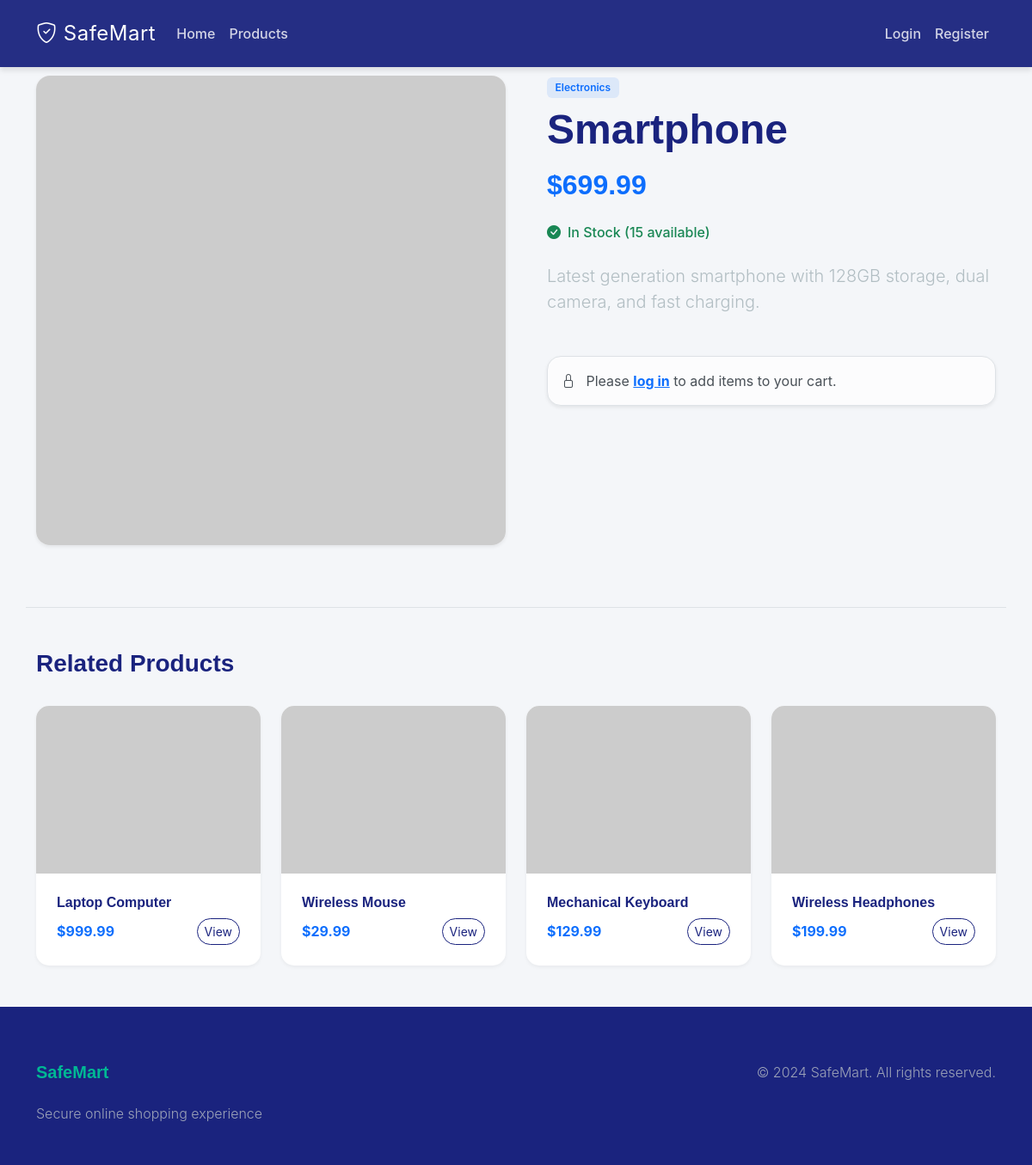
The page /product/smartphone on the database its author committed.
### app/models.py (models this page shows, shortened)
class Category(db.Model):
    __tablename__ = 'categories'
    id = db.Column(db.Integer, primary_key=True)
    name = db.Column(db.String(100), unique=True, nullable=False, index=True)
    slug = db.Column(db.String(100), unique=True, nullable=False, index=True)
    description = db.Column(db.Text)
    created_at = db.Column(db.DateTime, default=datetime.utcnow, nullable=False)
    products = db.relationship('Product', backref='category', lazy='dynamic', cascade='all, delete-orphan')

class Product(db.Model):
    __tablename__ = 'products'
    id = db.Column(db.Integer, primary_key=True)
    name = db.Column(db.String(200), nullable=False, index=True)
    slug = db.Column(db.String(200), unique=True, nullable=False, index=True)
    description = db.Column(db.Text, nullable=False)
    price = db.Column(db.Numeric(10, 2), nullable=False)
    stock = db.Column(db.Integer, default=0, nullable=False)
    image = db.Column(db.String(255))
    category_id = db.Column(db.Integer, db.ForeignKey('categories.id'), nullable=False)
    is_active = db.Column(db.Boolean, default=True, nullable=False)
    created_at = db.Column(db.DateTime, default=datetime.utcnow, nullable=False)
    updated_at = db.Column(db.DateTime, default=datetime.utcnow, onupdate=datetime.utcnow)
    order_items = db.relationship('OrderItem', backref='product', lazy='dynamic', cascade='all, delete-orphan')
    cart_items = db.relationship('CartItem', backref='product', lazy='dynamic', cascade='all, delete-orphan')
    def is_in_stock(self):
        return self.stock > 0 and self.is_active

### app/main/routes.py (the view)
@main_bp.route('/product/<slug>')
def product_detail(slug):
    product = Product.query.filter_by(slug=slug, is_active=True).first_or_404()
    related_products = Product.query.filter(
        Product.category_id == product.category_id,
        Product.id != product.id,
        Product.is_active == True
    ).limit(4).all()
    return render_template('main/product_detail.html',
                         title=product.name,
                         product=product,
                         related_products=related_products)

### app/templates/main/product_detail.html
{% extends "base.html" %}
{% block content %}
<div class="row animate__animated animate__fadeIn">
    <div class="col-md-6 mb-4">
        <div class="card border-0 shadow-sm overflow-hidden rounded-4">
            <img src="{{ product|product_image }}" class="img-fluid w-100" alt="{{ product.name }}"
                style="object-fit: cover;"
                onerror="this.onerror=null; this.src='https://via.placeholder.com/500x500?text={{ product.name|urlencode }}';">
        </div>
    </div>
    <div class="col-md-6">
        <div class="ps-md-4">
            <span class="badge bg-primary bg-opacity-10 text-primary mb-2">{{ product.category.name }}</span>
            <h1 class="display-5 fw-bold mb-3">{{ product.name }}</h1>
            <h2 class="text-primary fw-bold mb-4">${{ "%.2f"|format(product.price) }}</h2>
            <div class="mb-4">
                {% if product.is_in_stock() %}
                <div class="d-flex align-items-center text-success">
                    <i class="bi bi-check-circle-fill me-2"></i>
                    <span class="fw-medium">In Stock ({{ product.stock }} available)</span>
                </div>
                {% else %}
                <div class="d-flex align-items-center text-danger">
                    <i class="bi bi-x-circle-fill me-2"></i>
                    <span class="fw-medium">Out of Stock</span>
                </div>
                {% endif %}
            </div>
            <p class="lead text-muted mb-5">{{ product.description }}</p>
            {% if current_user.is_authenticated and product.is_in_stock() %}
            <div class="card bg-light border-0 rounded-4 p-4">
                <form method="POST" action="{{ url_for('main.add_to_cart', product_id=product.id) }}">
                    <div class="row g-3 align-items-end">
                        <div class="col-md-4">
                            <label for="quantity" class="form-label fw-bold">Quantity</label>
                            <input type="number" name="quantity" id="quantity" value="1" min="1"
                                max="{{ product.stock }}" class="form-control form-control-lg">
                        </div>
                        <div class="col-md-8">
                            <button type="submit" class="btn btn-primary btn-lg w-100">
                                <i class="bi bi-cart-plus me-2"></i> Add to Cart
                            </button>
                        </div>
                    </div>
                </form>
            </div>
            {% elif not current_user.is_authenticated %}
            <div class="alert alert-light border shadow-sm rounded-4">
                <i class="bi bi-lock me-2"></i> Please <a href="{{ url_for('auth.login') }}" class="fw-bold">log in</a>
                to add items to your cart.
            </div>
            {% endif %}
        </div>
    </div>
</div>
{% if related_products %}
<div class="row mt-5 pt-5 border-top">
    <div class="col-12 mb-4">
        <h3 class="fw-bold">Related Products</h3>
    </div>
    {% for product in related_products %}
    <div class="col-md-6 col-lg-3 mb-4">
        <div class="card product-card h-100">
            <div class="card-img-wrapper">
                <img src="{{ product|product_image }}" class="card-img-top" alt="{{ product.name }}"
                    onerror="this.onerror=null; this.src='https://via.placeholder.com/400x400?text={{ product.name|urlencode }}';">
            </div>
            <div class="card-body d-flex flex-column">
                <h5 class="card-title h6">{{ product.name }}</h5>
                <div class="mt-auto d-flex justify-content-between align-items-center">
                    <span class="text-primary fw-bold">${{ "%.2f"|format(product.price) }}</span>
                    <a href="{{ url_for('main.product_detail', slug=product.slug) }}"
                        class="btn btn-outline-primary btn-sm rounded-pill">View</a>
                </div>
            </div>
        </div>
    </div>
    {% endfor %}
</div>
{% endif %}
{% endblock %}

### app/static/css/style.css (style rules this page uses)
:root { --primary-color: #1a237e; --secondary-color: #00b894; --accent-color: #ff7675; --dark-bg: #2d3436; --light-bg: #f4f6f9; --white: #ffffff; --text-primary: #2d3436; --text-secondary: #636e72; --gradient-primary: linear-gradient(135deg, #1a237e 0%, #3949ab 100%); --gradient-accent: linear-gradient(135deg, #ff7675 0%, #d63031 100%); --shadow-sm: 0 2px 4px rgba(0, 0, 0, 0.05); --shadow-md: 0 4px 6px rgba(0, 0, 0, 0.1); --shadow-lg: 0 10px 15px rgba(0, 0, 0, 0.1); --shadow-hover: 0 20px 25px rgba(0, 0, 0, 0.15); }
body { font-family: 'Inter', sans-serif; background-color: var(--light-bg); color: var(--text-primary); display: flex; flex-direction: column; min-height: 100vh; overflow-x: hidden; }
h1, h2, h3, h4, h5, h6 { font-family: 'Poppins', sans-serif; font-weight: 600; color: var(--primary-color); }
.product-card { border: none; border-radius: 15px; overflow: hidden; box-shadow: var(--shadow-sm); transition: all 0.3s cubic-bezier(0.4, 0, 0.2, 1); background: var(--white); height: 100%; }
.card-img-wrapper { overflow: hidden; position: relative; padding-top: 75%; }
.card-img-top { position: absolute; top: 0; left: 0; width: 100%; height: 100%; object-fit: cover; transition: transform 0.5s ease; }
.card-body { padding: 1.5rem; }
.card-title { font-weight: 700; color: var(--primary-color); margin-bottom: 0.5rem; }
.btn-outline-primary { color: var(--primary-color); border-color: var(--primary-color); border-radius: 8px; }
.text-muted { color: #b2bec3 !important; }
.badge { padding: 0.5em 0.8em; font-weight: 600; border-radius: 6px; }

### app/templates/base.html (style rules this page uses)
body { margin-top: 4rem; }
.product-card { transition: transform 0.2s; }

### rows shown on the page
Category: category.name "Electronics"
Product: name "Smartphone", price "699.99", stock "15", description "Latest generation smartphone with 128GB storage, dual camera, and fast charging."
Product: name "Laptop Computer", price "999.99"
Product: name "Wireless Mouse", price "29.99"
Product: name "Mechanical Keyboard", price "129.99"
Product: name "Wireless Headphones", price "199.99"
